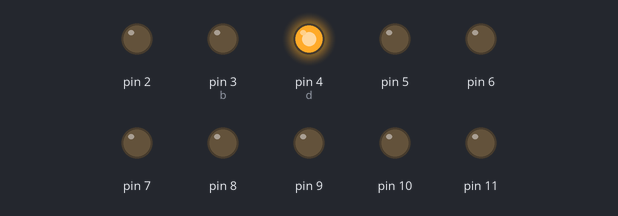
Simulated run of this sketch. Board: Arduino Uno, built with avr-gcc and run on an emulated ATmega328P. Shown: output pins drawn as LEDs (lit = HIGH). Random numbers use the default seed unless the sketch sets one.

Above: at 0.2 s.
At 18.4 s:
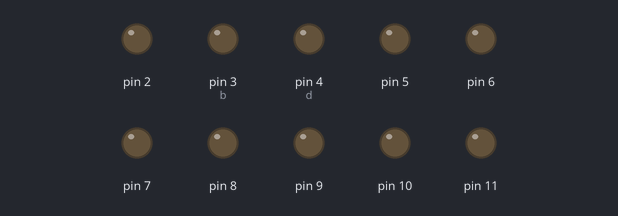
Timing chart, 0 to 20.7 s (numbered marks = the images above):
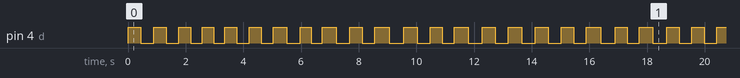

The sketch:

Programme_Arduino_COEUR.ino
```cpp
#include "param.h" /* ce fichier est créé par le code en C et contient la macro du numéro de la fonction que l'on va utiliser*/
/* les 3 lignes suivantes sont ici par sécurité au cas où PARAMETRE ne serait pas défini*/
#ifndef PARAMETRE
#define PARAMETRE 0
#endif
/* Ici on active chaque port que l'on utilise, sachant que l'on commence au port 2 sur la carte Arduino*/
void setup() {
  for (int i = 2; i <= 11; i++) {
    pinMode(i, OUTPUT);
  }
}
/* fonction qui fait clignoter une lumière sur deux*/
int alternance2() {
  double bpm = random(60,80);
/* ici on allume les ports pairs*/
int i;
i = 2;
while (i != 14){
  digitalWrite(i, HIGH);
  i = i + 2;
}
delay(30000/bpm);
/* a servira à éteindre tous les ports d'un coup*/
int a;
a = 0;
while(a != 13) {
  digitalWrite(a, LOW);
  a++;
}
delay(30000/bpm);
/* ici on allume les ports impairs*/
int b;
b = 3;
while (b !=15){
  digitalWrite(b, HIGH);
  b = b + 2;
}
delay(30000/bpm);
a = 0;
while(a != 13) {
  digitalWrite(a, LOW);
  a++;
}
delay(30000/bpm);
}
/* ici on fait clignoter une led sur trois*/
int alternance3() {
  double bpm = random(60,80);
/* ici on allume une led sur trois à partir du port 2*/
 int i;
 i = 2;
 while (i != 14){
  digitalWrite(i, HIGH);
  i = i + 3;
  }
 delay(30000/bpm);
 /* a servira à éteindre tous les ports d'un coup*/
  int a;
  a = 0;
  while (a != 14){
    digitalWrite(a, LOW);
    a++;
    }
 delay(30000/bpm);
/* ici on allume une led sur trois à partir du port 3*/
 int b;
b = 3;
while (b !=15){
  digitalWrite(b, HIGH);
  b = b + 3;
}
delay(30000/bpm);
/* a servira à éteindre tous les ports d'un coup*/
a = 0;
while(a != 13) {
  digitalWrite(a, LOW);
  a++;
}
delay(30000/bpm);
/* ici on allume une led sur trois à partir du port 4*/
int d;
d = 4;
while (d !=16){
  digitalWrite(d, HIGH);
  d = d + 3;
}
delay(30000/bpm);
a = 0;
while(a != 13) {
  digitalWrite(a, LOW);
  a++;
}
delay(30000/bpm);
}
/* ici on allume une led à la fois à la suite, en chenille*/
int chenille1() {
  double bpm = random(60,80);
  int a = 2;
  /* ici on allume la led suivante en même temps que l'actuelle s'éteint*/
  for(a; a<12; a++){
    digitalWrite(a, HIGH);
    delay(60000/bpm);
    digitalWrite(a, LOW);
  }
}
/* on fait clignoter toutes les leds en même temps*/
int all() {

  double bpm = random(60,80);
  for(int a = 2; a<12; a++){
    digitalWrite(a, HIGH);
    }
  delay(30000/bpm);
  for(int a = 2; a<12; a++){
    digitalWrite(a, LOW);
    }
  delay(30000/bpm);
}
/*Même principe que la chenille 1 sauf qu'au lieu d'allumer une led par battement on fait un tour complet par battement*/
int chenille2() {
  double bpm = random(60,80);
  int a = 2;
  for(a; a<12; a++){
    digitalWrite(a, HIGH);
    delay(6000/bpm);
    digitalWrite(a, LOW);
  }
}
/*Ici encore même principe, sauf que toutes leds s'allument dans l'ordre croissant et restent allumées, puis elles s'éteignent dans l'ordre où elles se sont allumées*/
int chenille3() {
  double bpm = random(60,80);
for (int i = 2; i<12; i++)
{
  digitalWrite(i, HIGH);
  delay(3000/bpm);
  }
  int a= 0;
  while(a != 12){
  digitalWrite(a, LOW);
  a++;
  delay(3000/bpm);
  }
}
/*ici on sélectionne une led et on la fait clignoter*/
int unique() {
  double bpm = random(60,80);
  int param = PARAMETRE+1;
  digitalWrite(param, HIGH);
  delay(30000/bpm);
  int a = 0;
  while(a != 13) {
    digitalWrite(a, LOW);
    a++;
  }
  delay(30000/bpm);
}


void loop() {
  /*ici on récupère le numéro du mode sélectionné dans param.h puis on exécute la fonction correspondante*/
  switch(MODE) {
    case 1:
      all();
      break;
    case 2:
      alternance2();
      break;
    case 3:
      alternance3();
      break;
    case 4:
      unique();
      break;
    case 5:
       chenille1();
       break;
    case 6:
      chenille2();
      break;
    case 7:
      chenille3();
      break;
  }
}
```

param.h
```cpp
#define MODE 4
#define PARAMETRE 3
```

Measured:
- by itself, pin 4 (d): goes 150 × (HIGH 0.45 s, LOW 0.45 s), HIGH 0.42 s, then LOW
- by itself, everything shown: repeats every 31.9 s, in 74 steps
